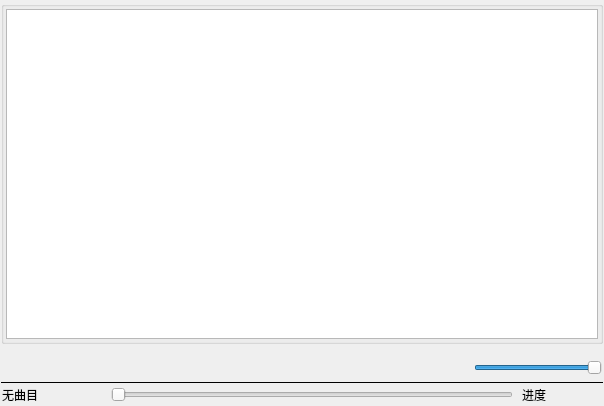
<?xml version="1.0" encoding="UTF-8"?>
<ui version="4.0">
 <class>MainWindow</class>
 <widget class="QMainWindow" name="MainWindow">
  <property name="geometry">
   <rect>
    <x>0</x>
    <y>0</y>
    <width>604</width>
    <height>406</height>
   </rect>
  </property>
  <property name="windowTitle">
   <string>QGraphicsVideoItem 视频播放</string>
  </property>
  <widget class="QWidget" name="centralWidget">
   <layout class="QVBoxLayout" name="verticalLayout_2">
    <property name="spacing">
     <number>1</number>
    </property>
    <property name="leftMargin">
     <number>1</number>
    </property>
    <property name="topMargin">
     <number>1</number>
    </property>
    <property name="rightMargin">
     <number>1</number>
    </property>
    <property name="bottomMargin">
     <number>1</number>
    </property>
    <item>
     <widget class="QGroupBox" name="groupBox">
      <property name="title">
       <string/>
      </property>
      <layout class="QVBoxLayout" name="verticalLayout">
       <property name="leftMargin">
        <number>2</number>
       </property>
       <property name="topMargin">
        <number>2</number>
       </property>
       <property name="rightMargin">
        <number>2</number>
       </property>
       <property name="bottomMargin">
        <number>2</number>
       </property>
       <item>
        <widget class="QGraphicsView" name="graphicsView"/>
       </item>
      </layout>
     </widget>
    </item>
    <item>
     <widget class="QWidget" name="widget" native="true">
      <property name="minimumSize">
       <size>
        <width>0</width>
        <height>35</height>
       </size>
      </property>
      <property name="maximumSize">
       <size>
        <width>16777215</width>
        <height>25</height>
       </size>
      </property>
      <layout class="QHBoxLayout" name="horizontalLayout">
       <property name="spacing">
        <number>9</number>
       </property>
       <property name="leftMargin">
        <number>1</number>
       </property>
       <property name="topMargin">
        <number>1</number>
       </property>
       <property name="rightMargin">
        <number>1</number>
       </property>
       <property name="bottomMargin">
        <number>1</number>
       </property>
       <item>
        <widget class="QPushButton" name="btnAdd">
         <property name="toolTip">
          <string>打开文件</string>
         </property>
         <property name="text">
          <string/>
         </property>
         <property name="icon">
          <iconset resource="res.qrc">
           <normaloff>:/images/images/001.GIF</normaloff>:/images/images/001.GIF</iconset>
         </property>
         <property name="flat">
          <bool>true</bool>
         </property>
        </widget>
       </item>
       <item>
        <widget class="QPushButton" name="btnPlay">
         <property name="enabled">
          <bool>false</bool>
         </property>
         <property name="toolTip">
          <string>播放</string>
         </property>
         <property name="text">
          <string/>
         </property>
         <property name="icon">
          <iconset resource="res.qrc">
           <normaloff>:/images/images/620.bmp</normaloff>:/images/images/620.bmp</iconset>
         </property>
         <property name="flat">
          <bool>true</bool>
         </property>
        </widget>
       </item>
       <item>
        <widget class="QPushButton" name="btnPause">
         <property name="enabled">
          <bool>false</bool>
         </property>
         <property name="toolTip">
          <string>暂停</string>
         </property>
         <property name="text">
          <string/>
         </property>
         <property name="icon">
          <iconset resource="res.qrc">
           <normaloff>:/images/images/622.bmp</normaloff>:/images/images/622.bmp</iconset>
         </property>
         <property name="flat">
          <bool>true</bool>
         </property>
        </widget>
       </item>
       <item>
        <widget class="QPushButton" name="btnStop">
         <property name="enabled">
          <bool>false</bool>
         </property>
         <property name="toolTip">
          <string>停止</string>
         </property>
         <property name="text">
          <string/>
         </property>
         <property name="icon">
          <iconset resource="res.qrc">
           <normaloff>:/images/images/624.bmp</normaloff>:/images/images/624.bmp</iconset>
         </property>
         <property name="flat">
          <bool>true</bool>
         </property>
        </widget>
       </item>
       <item>
        <widget class="QPushButton" name="btnZoomIn">
         <property name="toolTip">
          <string>放大</string>
         </property>
         <property name="text">
          <string/>
         </property>
         <property name="icon">
          <iconset resource="res.qrc">
           <normaloff>:/images/images/418.bmp</normaloff>:/images/images/418.bmp</iconset>
         </property>
         <property name="flat">
          <bool>true</bool>
         </property>
        </widget>
       </item>
       <item>
        <widget class="QPushButton" name="btnZoomOut">
         <property name="toolTip">
          <string>缩小</string>
         </property>
         <property name="text">
          <string/>
         </property>
         <property name="icon">
          <iconset resource="res.qrc">
           <normaloff>:/images/images/416.bmp</normaloff>:/images/images/416.bmp</iconset>
         </property>
         <property name="flat">
          <bool>true</bool>
         </property>
        </widget>
       </item>
       <item>
        <spacer name="horizontalSpacer">
         <property name="orientation">
          <enum>Qt::Horizontal</enum>
         </property>
         <property name="sizeHint" stdset="0">
          <size>
           <width>40</width>
           <height>20</height>
          </size>
         </property>
        </spacer>
       </item>
       <item>
        <widget class="QPushButton" name="btnSound">
         <property name="text">
          <string/>
         </property>
         <property name="icon">
          <iconset resource="res.qrc">
           <normaloff>:/images/images/volumn.bmp</normaloff>:/images/images/volumn.bmp</iconset>
         </property>
         <property name="flat">
          <bool>true</bool>
         </property>
        </widget>
       </item>
       <item>
        <widget class="QSlider" name="sliderVolumn">
         <property name="maximumSize">
          <size>
           <width>160</width>
           <height>16777215</height>
          </size>
         </property>
         <property name="maximum">
          <number>100</number>
         </property>
         <property name="value">
          <number>100</number>
         </property>
         <property name="orientation">
          <enum>Qt::Horizontal</enum>
         </property>
        </widget>
       </item>
      </layout>
     </widget>
    </item>
    <item>
     <widget class="Line" name="line">
      <property name="frameShadow">
       <enum>QFrame::Plain</enum>
      </property>
      <property name="orientation">
       <enum>Qt::Horizontal</enum>
      </property>
     </widget>
    </item>
    <item>
     <widget class="QWidget" name="widget_2" native="true">
      <property name="maximumSize">
       <size>
        <width>16777215</width>
        <height>25</height>
       </size>
      </property>
      <layout class="QHBoxLayout" name="horizontalLayout_2">
       <property name="spacing">
        <number>9</number>
       </property>
       <property name="leftMargin">
        <number>1</number>
       </property>
       <property name="topMargin">
        <number>1</number>
       </property>
       <property name="rightMargin">
        <number>1</number>
       </property>
       <property name="bottomMargin">
        <number>1</number>
       </property>
       <item>
        <widget class="QLabel" name="LabCurMedia">
         <property name="minimumSize">
          <size>
           <width>100</width>
           <height>0</height>
          </size>
         </property>
         <property name="text">
          <string>无曲目</string>
         </property>
        </widget>
       </item>
       <item>
        <widget class="QSlider" name="sliderPosition">
         <property name="tracking">
          <bool>false</bool>
         </property>
         <property name="orientation">
          <enum>Qt::Horizontal</enum>
         </property>
        </widget>
       </item>
       <item>
        <widget class="QLabel" name="LabRatio">
         <property name="minimumSize">
          <size>
           <width>80</width>
           <height>0</height>
          </size>
         </property>
         <property name="text">
          <string>进度</string>
         </property>
        </widget>
       </item>
      </layout>
     </widget>
    </item>
   </layout>
  </widget>
 </widget>
 <layoutdefault spacing="6" margin="11"/>
 <resources>
  <include location="res.qrc"/>
 </resources>
 <connections/>
</ui>
